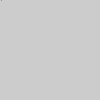
Frame 1 (no input)
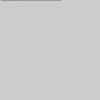
Frame 60 (the mouse pressed at the canvas centre just before this capture)
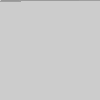
Frame 120 (the mouse held since frame 60 and released just before this capture)

The Processing sketch that drew these frames (run headless with seeded random() and noise(); from frame 60 on, the mouse is pressed at the canvas centre):

// Processing sketch: Ex_25
// ── Ex_25.pde
void setup() {
  size(100, 100);
}

void draw() {
  float gray = map(second(), 0, 59, 0, 255);
  int index = frameCount % (width*height);
  loadPixels();
  pixels[index] = color(gray);
  updatePixels();            
}
